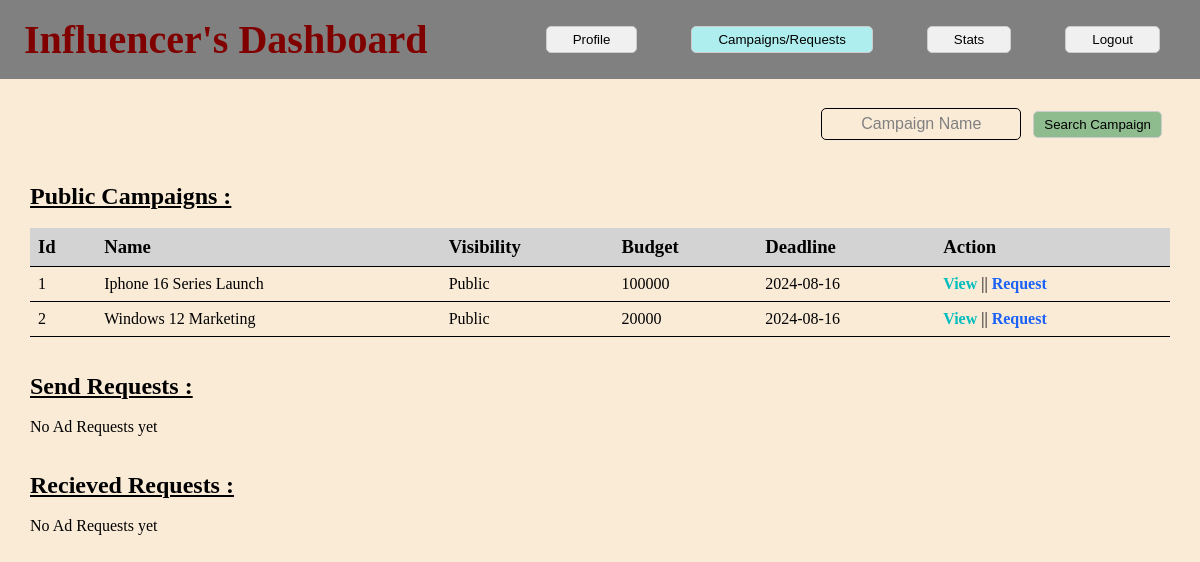
/influencer/dash_find/2 (signed in), run on the app's committed database.
### website/models.py (models this page shows)
class Campaign(db.Model, UserMixin):
    __tablename__='Campaign'
    id=db.Column(db.Integer, primary_key=True)
    name=db.Column(db.String, nullable=False)
    description=db.Column(db.String, nullable=False)
    start_date=db.Column(db.Date, nullable=False)
    end_date=db.Column(db.Date, nullable=False)
    budget=db.Column(db.Integer, nullable=False)
    visibility=db.Column(db.String, nullable=False)
    niche=db.Column(db.String, nullable=True)
    goals=db.Column(db.String, nullable=False)
    is_flag=db.Column(db.Boolean, nullable=False, default=False)
    sponsor_id=db.Column(db.Integer,db.ForeignKey("Sponsor.id"),nullable=False)
    ad_request = db.relationship('Ad_request', backref="Campaign")

### website/influencer.py (the view)
@influencer.route('/dash_find/<int:inf_id>', methods=['GET', 'POST'])
@login_required
def dash_find(inf_id):
        if request.method == 'GET':
            inf=Influencer.query.filter_by(id=inf_id).first()
            camps=Campaign.query.filter_by(visibility='Public',is_flag=False).all()
            private_camps = Campaign.query.filter_by(visibility='Private', niche=inf.niche, is_flag=False).all()
            send_reqs = Ad_request.query.filter_by(influencer_id=inf.id, request_type='Influencer')
            send_data={}
            for send_req in send_reqs:
                camp = Campaign.query.filter_by(id=send_req.campaign_id).first()
                spon = Sponsor.query.filter_by(id=camp.sponsor_id).first()
                send_data[send_req.id] = [camp.name, spon.company_name, send_req.messages, send_req.payment_amount, send_req.status, camp.id]
            recieved_reqs = Ad_request.query.filter_by(influencer_id=inf.id, request_type='Sponsor')
            recieved_data={}
            for recieved_req in recieved_reqs:
                camp = Campaign.query.filter_by(id=recieved_req.campaign_id).first()
                spon = Sponsor.query.filter_by(id=camp.sponsor_id).first()
                recieved_data[recieved_req.id] = [camp.name, spon.company_name, recieved_req.requirements, recieved_req.payment_amount, recieved_req.status, camp.id]
            return render_template('/influencer/dash_find.html', inf=inf, camps=camps, private_camps=private_camps, send_data=send_data, recieved_data=recieved_data)

### website/templates/influencer/dash_find.html (shortened to what this page needs)
<!DOCTYPE html>
<html lang="en">
<head>
    <link rel="stylesheet" href="/static/style.css">
</head>
<body>
    <nav class="navbar">
        <h1>Influencer's Dashboard</h1>
        <div>
            <button><a href="/influencer/dash_profile/{{inf.username}}">Profile</a></button>
            <button class="open_button"><a href="/influencer/dash_find/{{inf.id}}">Campaigns/Requests</a></button>
            <button><a href="/influencer/dash_stats/{{inf.id}}">Stats</a></button>
            <button><a href="/auth/user_logout">Logout</a></button>
        </div>
    </nav>
    <div class="dashboard">
        <div class="search-filter">
            <form action="/influencer/{{inf.id}}/search_campaign" method="POST">
                <input type="text" name="name" placeholder="Campaign Name">
                <button class="accept_button">Search Campaign</button>
            </form>
    </div>
        <h2><u>Public Campaigns :</u></h2>
        <br>
        {% if camps %}
        <table class="view_table">
            <thead class="table_head">
                <tr>
                <td><h3>Id</h3></td>
                    <td><h3>Name</h3></td>
                    <td><h3>Visibility</h3></td>
                    <td><h3>Budget</h3></td>
                    <td><h3>Deadline</h3></td>
                    <td><h3>Action</h3></td>
                </tr>
            </thead>
            <tbody>
                    {% for camp in camps %}
                    <tr>
                        <td>{{camp.id}}</td>
                        <td>{{camp.name}}</td>
                        <td>{{camp.visibility}}</td>
                        <td>{{camp.budget}}</td>
                        <td>{{camp.end_date}}</td>
                        <td>
                            <a class="view_link" href="/influencer/{{inf.id}}/view_campaign/{{camp.id}}">View</a> ||
                            <a class="active_link" href="/influencer/{{inf.id}}/create_campaign_request/{{camp.id}}">Request</a>
                        </td>
                    </tr>
                    {% endfor %}
                </tbody>
            </table>
            {% else %}
            <p>No campaigns yet</p>
            {% endif %}
            <br><br>
            <h2><u>Send Requests :</u></h2>
            <br>
            {% if send_data %}
            <table class="view_table">
                <thead class="table_head">
                    <tr>
                        <td><h3>Campaign Name</h3></td>
                        <td><h3>Company Name</h3></td>
                        <td><h3>Message</h3></td>
                        <td><h3>Payment Amount</h3></td>
                        <td><h3>Status</h3></td>
                    </tr>
                </thead>
                <tbody>
                    {% for key,value in send_data.items() %}
                    <tr>
                        <td>{{value[0]}}</td>
                        <td>{{value[1]}}</td>
                        <td>{{value[2]}}</td>
                        <td>{{value[3]}}</td>
                        <td>
                            {% if value[4]=='Pending' %}
                            <p class="pending_link"><a class="active_link" href="/influencer/{{inf.id}}/view_campaign/{{value[5]}}">View</a> || Pending</p>
                            {% elif value[4]=='Accepted' %}
                            <p class="accept_link"><a class="active_link" href="/influencer/{{inf.id}}/view_campaign/{{value[5]}}">View</a> || Accepted by Sponsor</p>
                            {% else %}
                            <p class="reject_link">Rejected by Sponsor </p>
                            {% endif %}
                        </td>
                    </tr>
                    {% endfor %}
                </tbody>
            </table>
            {% else %}
            <p>No Ad Requests yet</p>
            {% endif %}
            <br><br>
            <h2><u>Recieved Requests :</u></h2>
            <br>
            {% if recieved_data %}
            <table class="view_table">
                <thead class="table_head">
                    <tr>
                        <td><h3>Campaign Name</h3></td>
                        <td><h3>Company Name</h3></td>
                        <td><h3>Requirement</h3></td>
                        <td><h3>Payment Amount</h3></td>
                        <td><h3>Action</h3></td>
                    </tr>
                </thead>
                <tbody>
                    {% for key,value in recieved_data.items() %}
                    <tr>
                        <td>{{value[0]}}</td>
                        <td>{{value[1]}}</td>
                        <td>{{value[2]}}</td>
                        <td>{{value[3]}}</td>
                        <td>
                            {% if value[4]=='Pending' %}
                            <a class="active_link" href="/influencer/{{inf.id}}/view_campaign/{{value[5]}}">View</a> ||
                            <a class="accept_link" href="/influencer/accept_request/{{key}}">Accept</a> ||
                            <a class="reject_link" href="/influencer/reject_request/{{key}}">Reject</a>
                            {% elif value[4]=='Accepted' %}
                            <p class="accept_link"><a class="active_link" href="/influencer/{{inf.id}}/view_campaign/{{value[5]}}">View</a> || Accepted</p>
                            {% else %}
                            <p class="reject_link"><a class="active_link" href="/influencer/{{inf.id}}/view_campaign/{{value[5]}}">View</a> || Rejected</p>
                            {% endif %}
                        </td>
                    </tr>
                    {% endfor %}
                </tbody>
            </table>
            {% else %}
            <p>No Ad Requests yet</p>
            {% endif %}
            <br><br>
    </div>
</body>
</html>

### website/static/style.css (style rules this page uses)
* { margin: 0; padding: 0; }
body { background-color:antiquewhite; }
h1 { margin-top: 20px; font-size: 40px; text-align: center; color: maroon; }
input { height: 4vmin; width: 30vmin; border: none; background-color:antiquewhite; border-radius: 2vmin; padding-left: 2vmin; }
input::placeholder { text-align: center; color: gray; }
a { text-decoration: none; }
.dashboard { width: 95%; margin: 0 auto; }
.dashboard button { background-color: #f0f0f0; border: 1px solid #ccc; padding: 5px 10px; border-radius: 5px; margin-left: 10px; cursor: pointer; margin-right: 5vmin; }
button a { text-decoration: none; color: black; margin: 2vmin; height:4vmin; width: 10vmin; }
.navbar button { background-color: #f0f0f0; border: 1px solid #ccc; padding: 5px 10px; border-radius: 5px; margin-left: 10px; cursor: pointer; margin-right: 5vmin; }
.navbar .open_button { background-color: paleturquoise; }
.navbar { text-align: center; background-color: gray; display: flex; justify-content: space-between; align-items: center; }
.navbar h1 { margin-left: 3vmin; margin-top: 2vmin; margin-bottom: 2vmin; }
.search-filter { height: 10vmin; margin-top: 3vmin; display: flex; justify-content: right; }
.search-filter input { padding: 10px; width: 200px; box-sizing: border-box; border: 1px solid black; border-radius: 5px; font-size: 16px; }
.dashboard .accept_button { background-color: darkseagreen; margin: 1vmin; }
.view_table { border-collapse: collapse; width: 100%; text-align: justify; }
.table_head { background-color: lightgray; }
td, th { border-bottom: 1px solid black; text-align: left; padding: 8px; }
.dashboard .view_link { color: rgb(0, 189, 189); font-weight: bold; }
.dashboard .active_link { color: rgb(28, 97, 246); font-weight: bold; }

### data on the page
Campaign: id "1", name "Iphone 16 Series Launch", visibility "Public", budget "100000", end_date "2024-08-16"
Campaign: id "2", name "Windows 12 Marketing", visibility "Public", budget "20000", end_date "2024-08-16"
